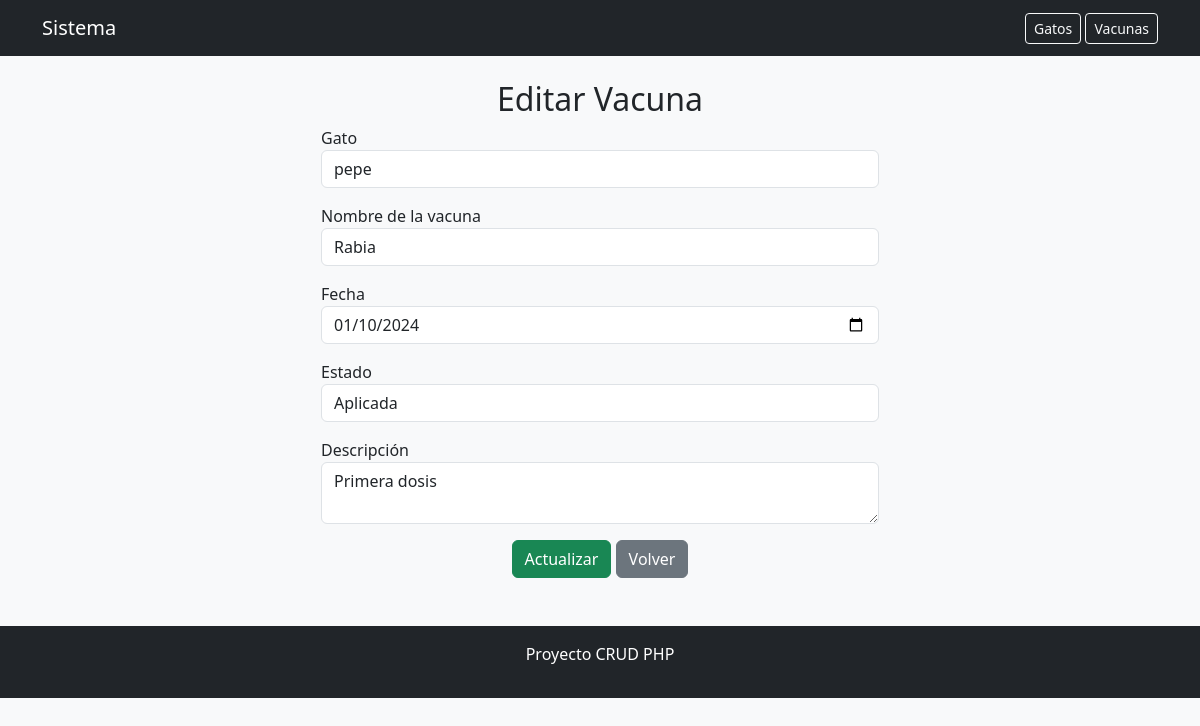
Screenshot of /editar.php?id=1 with the database file from the repository.
### tables this page shows
CREATE TABLE vacunas (
    id INT AUTO_INCREMENT PRIMARY KEY,
    gato_id INT,
    nombre VARCHAR(50) NOT NULL,
    fecha DATE NOT NULL,
    estado ENUM('pendiente','aplicada') NOT NULL,
    descripcion TEXT,
    FOREIGN KEY (gato_id) REFERENCES gatos(id)
);

### editar.php (the view, shortened to what this page needs)
<?php
include("../includes/header.php");
include("../includes/conexion.php");
$id = (int)$_GET['id'];
$sql = "SELECT * FROM vacunas WHERE id = $id";
$result = $conex->query($sql);
$row = $result->fetch_assoc();
?>
<h2 class="text-center">Editar Vacuna</h2>
<form method="POST" class="w-50 mx-auto">
    <div class="mb-3">
        <label>Gato</label>
        <select name="gato_id" class="form-control" required>
            <?php
            $res = $conex->query("SELECT * FROM gatos");
            while($g = $res->fetch_assoc()){
                $selected = ($g['id'] == $row['gato_id']) ? "selected" : "";
            ?>
                <option value="<?= $g['id'] ?>" <?= $selected ?>>
                    <?= $g['nombre'] ?>
                </option>
            <?php } ?>
        </select>
    </div>
    <div class="mb-3">
        <label>Nombre de la vacuna</label>
        <input type="text" name="nombre" class="form-control" value="<?= $row['nombre'] ?>" required>
    </div>
    <div class="mb-3">
        <label>Fecha</label>
        <input type="date" name="fecha" class="form-control" value="<?= $row['fecha'] ?>" required>
    </div>
    <div class="mb-3">
        <label>Estado</label>
        <select name="estado" class="form-control">
            <option value="aplicada" <?= ($row['estado']=="aplicada")?"selected":"" ?>>
                Aplicada
            </option>
        </select>
    </div>
    <div class="mb-3">
        <label>Descripción</label>
        <textarea name="descripcion" class="form-control"><?= $row['descripcion'] ?></textarea>
    </div>
    <div class="text-center">
        <button class="btn btn-success">Actualizar</button>
        <a href="index.php" class="btn btn-secondary">Volver</a>
    </div>
</form>
<?php include("../includes/footer.php"); ?>

### rows the page displays
vacunas: nombre "Rabia", fecha "01/10/2024", estado "Aplicada", descripcion "Primera dosis"

### other values shown
form field gato_id "pepe"
